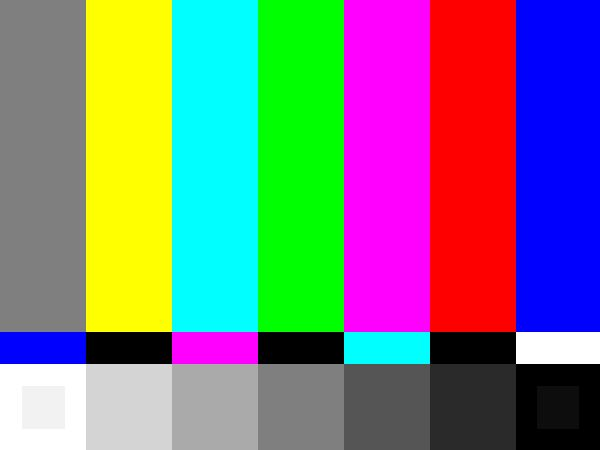
#> input picture Worksheet2_RGB_Image.jpg, 600 x 450 px
$ jupyter execute Worksheet2_Answers.ipynb   (shell and % lines are left out)
#> lines starting #> are read from the running program, lines starting #| are printed output that depends on the picture
# Worksheet 2 — Answers (cv2 load → BGR to RGB via slicing)

[cell 1]
import cv2
import numpy as np
import matplotlib.pyplot as plt
from pathlib import Path


# Set the image path
IMG_PATH = Path('Worksheet2_RGB_Image.jpg')

# --- Load image with OpenCV (BGR) ---
bgr = cv2.imread(str(IMG_PATH), cv2.IMREAD_COLOR) # BGR format
#> bgr is the input picture: shape (450, 600, 3); mean B, G, R 128.3, 123.9, 123.8
if bgr is None:
    raise FileNotFoundError(f"Could not load {IMG_PATH}. Check the filename and extension.")

print('Loaded:', IMG_PATH.name, '| shape:', bgr.shape, '| dtype:', bgr.dtype)
#| Loaded: Worksheet2_RGB_Image.jpg | shape: (450, 600, 3) | dtype: uint8

# --- BGR → RGB using colon notation (reverse channel axis) ---
rgb = bgr[:, :, ::-1]  # (R, G, B)

plt.figure()
plt.imshow(rgb)
plt.axis('off')
plt.title('RGB (cv2 load, BGR→RGB via [:, :, ::-1])')
plt.show()

## 1) Colour splitting — show R, G, B channels as RGB images

[cell 2]
r_img = np.zeros_like(rgb); r_img[:, :, 0] = rgb[:, :, 0]
#> after `r_img[:, :, 0] = rgb[:, :, 0]`:
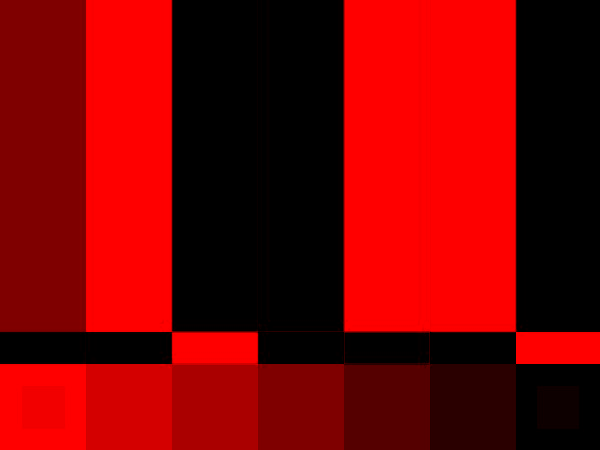
#> r_img: shape (450, 600, 3); mean R, G, B 123.8, 0, 0
g_img = np.zeros_like(rgb); g_img[:, :, 1] = rgb[:, :, 1]
#> after `g_img[:, :, 1] = rgb[:, :, 1]`:
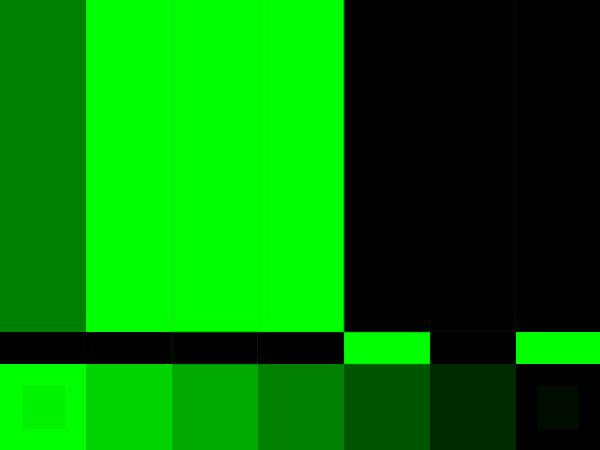
#> g_img: shape (450, 600, 3); mean R, G, B 0, 123.9, 0
b_img = np.zeros_like(rgb); b_img[:, :, 2] = rgb[:, :, 2]
#> after `b_img[:, :, 2] = rgb[:, :, 2]`:
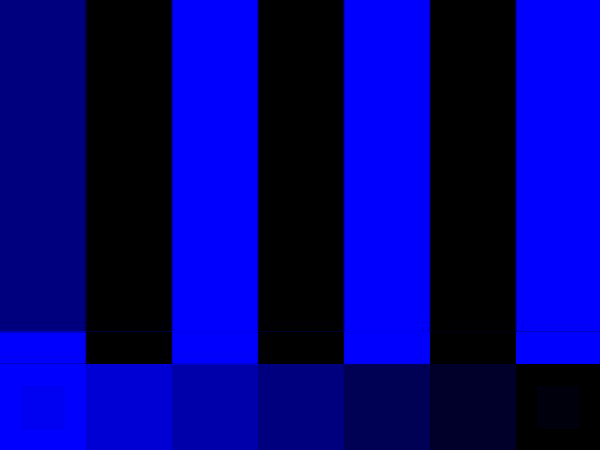
#> b_img: shape (450, 600, 3); mean R, G, B 0, 0, 128.3

plt.figure(); plt.imshow(r_img); plt.axis('off'); plt.title('Red channel as RGB'); plt.show()
plt.figure(); plt.imshow(g_img); plt.axis('off'); plt.title('Green channel as RGB'); plt.show()
plt.figure(); plt.imshow(b_img); plt.axis('off'); plt.title('Blue channel as RGB'); plt.show()

## 2) Image Brightening — add +5 to every pixel (with clipping)

[cell 3]
bright = np.clip(rgb.astype(np.int16) + 5, 0, 255).astype(np.uint8)
plt.figure(); plt.imshow(bright); plt.axis('off'); plt.title('Brightened by +5'); plt.show()

[cell 4]
# Sir code

brighter_sir = rgb.copy()
brighter_sir += 5
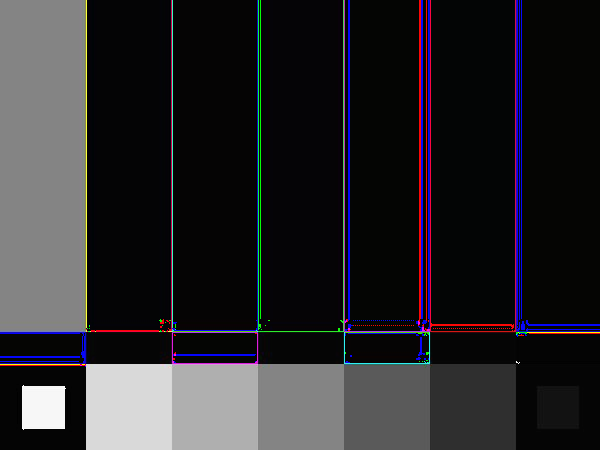
#> brighter_sir: shape (450, 600, 3); mean R, G, B 40.8, 39.5, 43
plt.imshow(brighter_sir)
plt.show()

## 3) Image trimming — remove a 20 px border using colon notation

[cell 5]
H, W = rgb.shape[:2]
#> H = 450; W = 600
if H <= 40 or W <= 40:
    raise ValueError('Image too small to trim 20 px from each side. Provide a larger image.')
trimmed = rgb[20:-20, 20:-20, :]
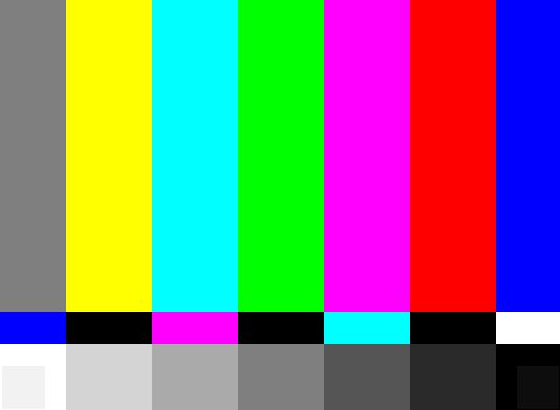
#> trimmed: shape (410, 560, 3); mean R, G, B 126.6, 126.7, 124.4

plt.figure(); plt.imshow(trimmed); plt.axis('off'); plt.title('Trimmed (20 px border removed)'); plt.show()

## 4) Image flipping — vertical & horizontal using colon notation

[cell 6]
vflip = rgb[::-1, :, :]    # reverse rows (vertical flip)
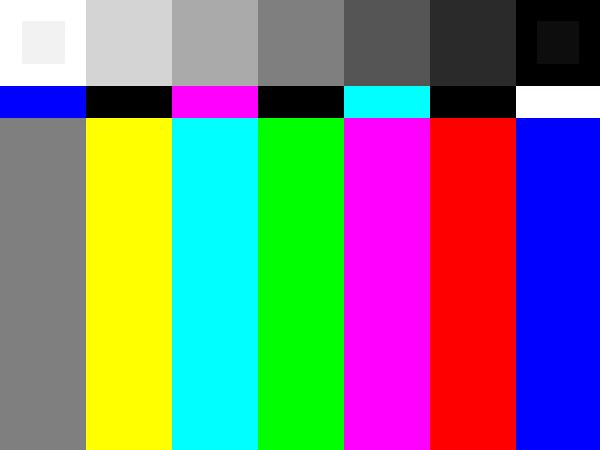
#> vflip: shape (450, 600, 3); mean R, G, B 123.8, 123.9, 128.3
hflip = rgb[:, ::-1, :]     # reverse cols (horizontal flip)
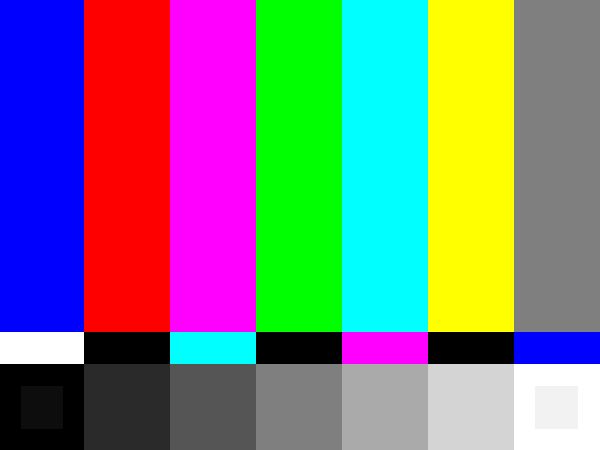
#> hflip: shape (450, 600, 3); mean R, G, B 123.8, 123.9, 128.3
both  = rgb[::-1, ::-1, :]  # both axes (180° rotation)
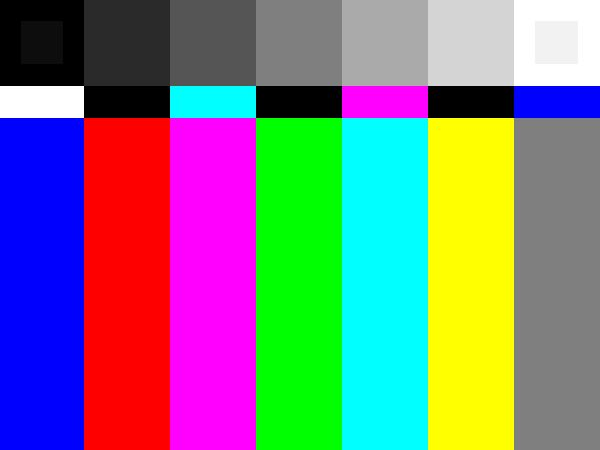
#> both: shape (450, 600, 3); mean R, G, B 123.8, 123.9, 128.3

plt.figure(); plt.imshow(vflip); plt.axis('off'); plt.title('Vertical flip'); plt.show()
plt.figure(); plt.imshow(hflip); plt.axis('off'); plt.title('Horizontal flip'); plt.show()
plt.figure(); plt.imshow(both); plt.axis('off'); plt.title('Vertical + Horizontal'); plt.show()
